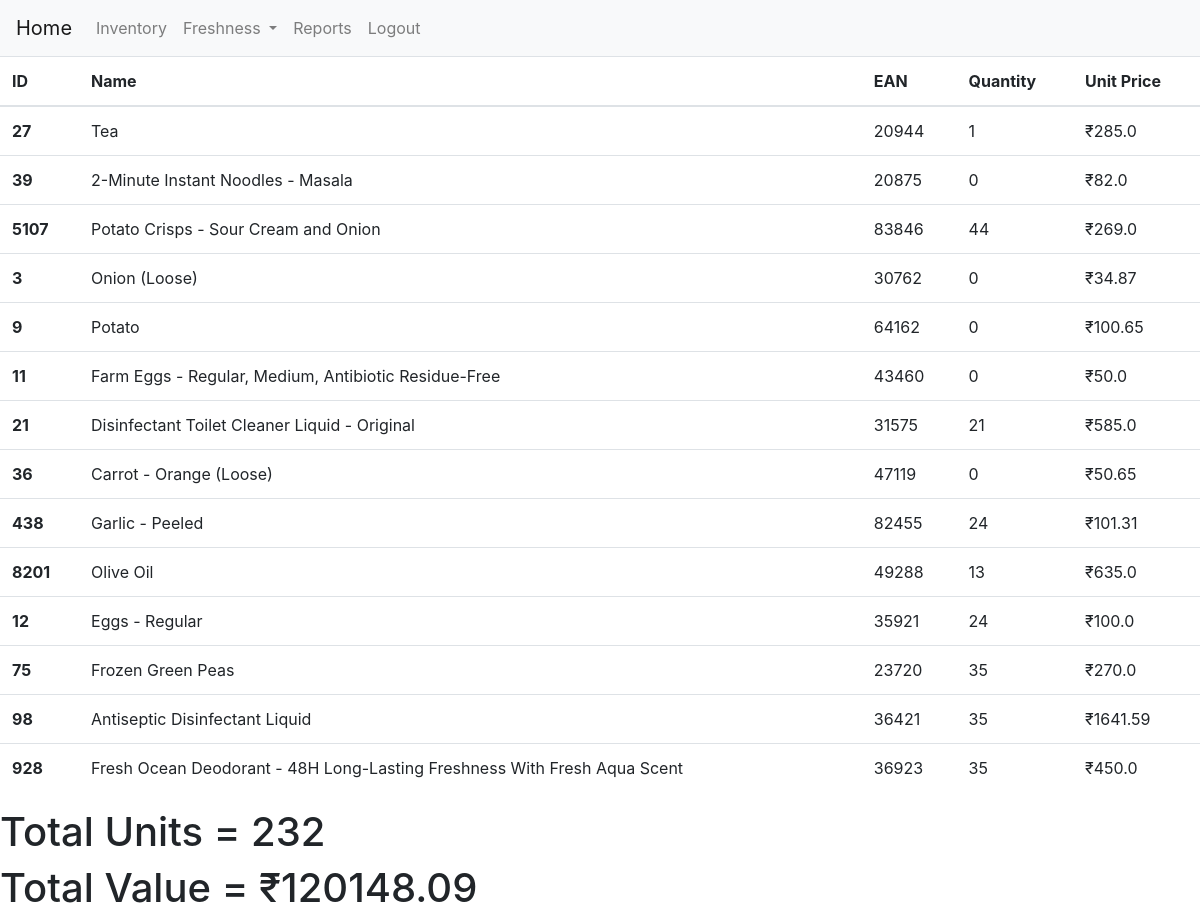
The page /inv/view_inventory/ (signed in) on the database as committed earlier.
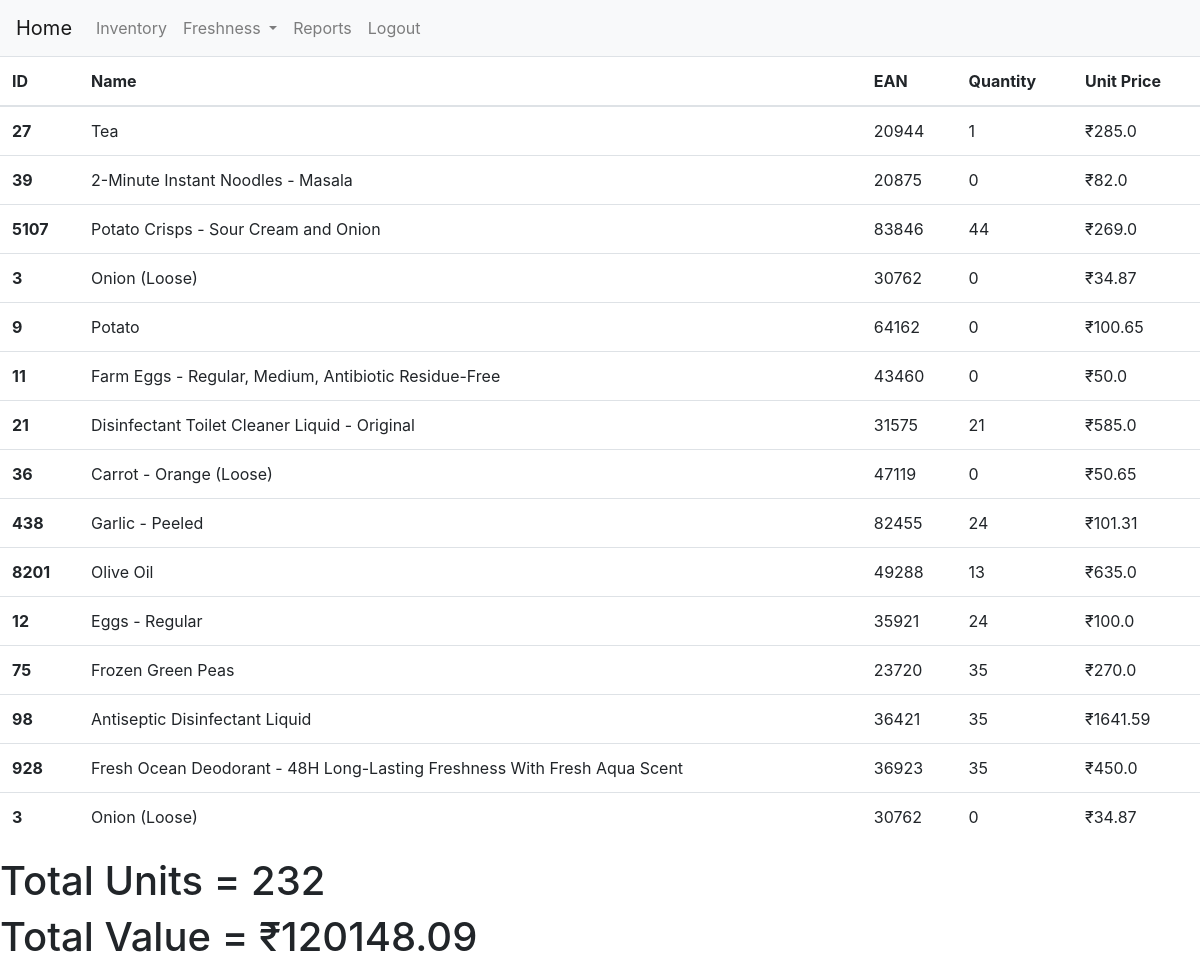
The same page on the database as committed later.
### Inventory/models.py (models this page shows, shortened)
class ActiveProduct(models.Model):
    Product= models.ForeignKey(Product, on_delete=models.RESTRICT)
    minimumStockQuantity = models.PositiveIntegerField(default=0)
    Classes= (("N/A","N/A"),
        ("EXTRA CLASS","Extra Class"),
        ("CLASS 1","Class 1"),
        ("CLASS 2","Class 2"))
    Class = models.CharField(max_length=11,choices=Classes,default="N/A")
    def get_stock(self):
        stock_items = StockItem.objects.filter(activeProduct=self.id)
        total_stock = sum(stock_item.quantity for stock_item in stock_items)
        return total_stock

class Product(models.Model):
    ProductName= models.CharField(max_length=100)
    Brand= models.CharField(max_length=100)
    Price = models.FloatField()
    DiscountPrice=models.FloatField()
    Image_Url= models.CharField(max_length=300)
    Category= models.CharField(max_length=100)
    Barcode = models.CharField(max_length=16)
    EAN = models.CharField(max_length=6)

class StockItem(models.Model):
    activeProduct= models.ForeignKey(ActiveProduct, on_delete=models.RESTRICT)
    bestBeforeDate = models.DateField(null=True, blank=True)
    quantity = models.IntegerField(default=1)
    UniqueBarcode = models.TextField(default="1")

### Inventory/views.py (the view)
    def wrap(request,*args,**kwargs):
        if not request.user.is_authenticated or not (request.user.is_Manager or request.user.is_StoreManager):
            messages.error(request,"You can't access this page!")
            return redirect('home')
        return function(request, *args,**kwargs)

### Inventory/views.py (called while the page is built)
def managerOnly(function):
    def wrap(request,*args,**kwargs):
        if not request.user.is_authenticated or not (request.user.is_Manager or request.user.is_StoreManager):
            messages.error(request,"You can't access this page!")
            return redirect('home')
        return function(request, *args,**kwargs)
    wrap.__doc__ = function.__doc__
    wrap.__name__ = function.__name__
    return wrap

@login_required(login_url="/login/")
@managerOnly
def view_inventory(request):
    products = ActiveProduct.objects.all()
    total_units = sum(product.get_stock() for product in products)
    total_value=sum(product.Product.Price * product.get_stock() for product in products)
    return render(request,"viewStock.html",{"stock":products, "total_units":total_units,"total_value":total_value})

### Inventory/templates/viewStock.html (shortened to what this page needs)
{%extends "base.html"%}
{%load crispy_forms_tags %}
{%block content%}
<table class="table">
    <thead>
        <tr>
            <th scope="col">ID</th>
            <th scope="col">Name</th>
            <th scope="col">EAN</th>
            <th scope="col">Quantity</th>
            <th scope="col">Unit Price</th>
        </tr>
    </thead>
    <tbody>
{%for item in stock%}
        <tr>
            <th scope="row">{{item.Product.id}}</th>
            <td>{{item.Product.ProductName}}</td>
            <td>{{item.Product.EAN}}</td>
            <td>{{item.get_stock}}</td>
            <td>₹{{item.Product.Price}}</td>
        </tr>
{%endfor%}
    </tbody>
</table>
<h1>Total Units = {{total_units}}</h1>
<h1>Total Value = ₹{{total_value}}</h1>
{%endblock%}

### Authentication/templates/base.html (shortened to what this page needs)
<!DOCTYPE html>
<html>
<head>
    <link rel="stylesheet" href="https://cdn.jsdelivr.net/npm/bootstrap@4.0.0/dist/css/bootstrap.min.css">
</head>
<body>
<header>
  <nav class="navbar navbar-expand-lg navbar-light bg-light">
    <a class="navbar-brand" href="{% url 'home' %}">Home</a>
    <div class="collapse navbar-collapse" id="navbarSupportedContent">
      <ul class="navbar-nav mr-auto">
        <li class="nav-item">
          <a class="nav-link" href="{% url 'Inventory:home' %}">Inventory</a>
        </li>
        <li class="nav-item dropdown">
          <a class="nav-link dropdown-toggle" href="#" id="navbarDropdownMenuLink" data-toggle="dropdown" aria-haspopup="true" aria-expanded="false">
            Freshness
          </a>
        </li>
        <li class="nav-item">
          <a class="nav-item nav-link" href="/Reports">Reports</a>
        </li>
        {% if user.is_authenticated %}
        <li class="nav-item">
          <a class="nav-item nav-link" href="/logout">Logout</a>
        </li>
        {%endif%}
      </ul>
    </div>
  </nav>
</header>
{% block content %}
    {% endblock %}
</body>
</html>

Rows that differ between the two databases and show on the page:
added ActiveProduct: Product.id "3", Product.ProductName "Onion (Loose)", Product.EAN "30762", get_stock "0", Product.Price "34.87"
